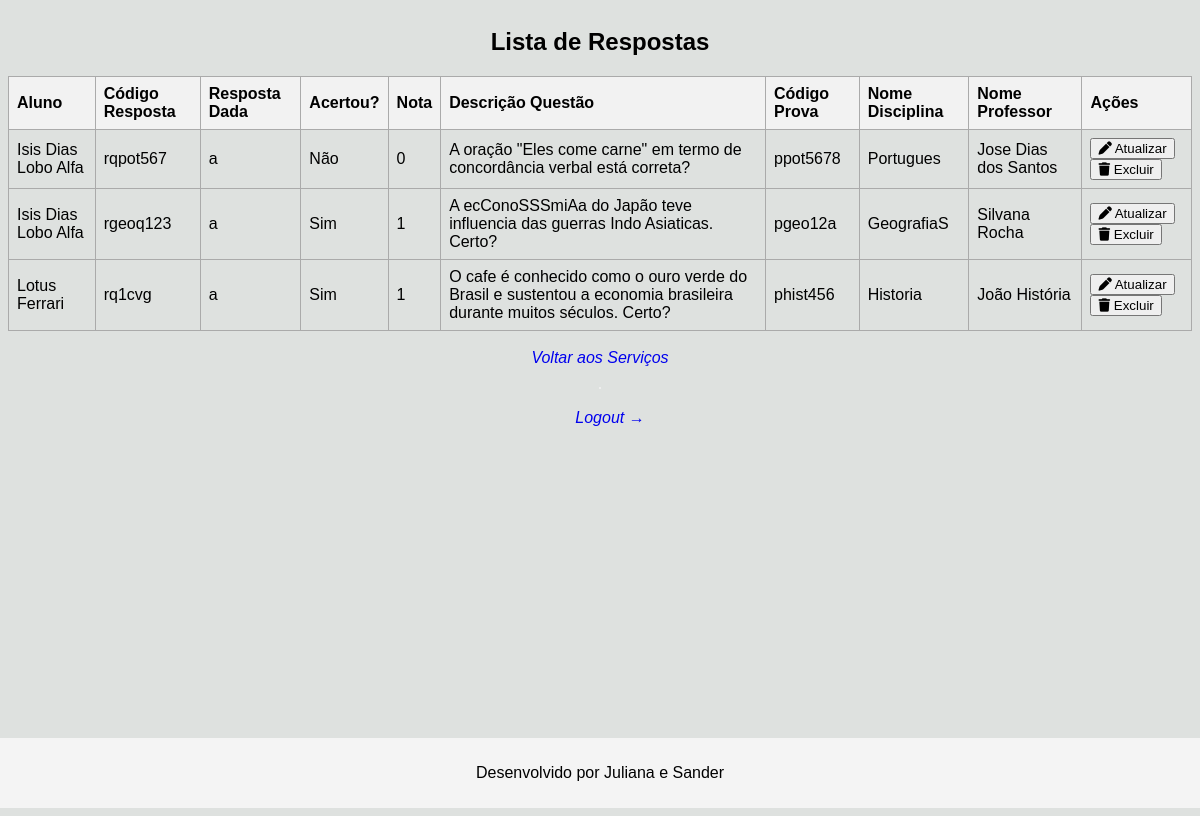
Page /index.php?controller=respostas&action=list (signed in) on the committed database.
### tables this page shows
CREATE TABLE IF NOT EXISTS `respostas` (
  `id_respostas` int(11) NOT NULL AUTO_INCREMENT,
  `codigoRespostas` varchar(100) NOT NULL,
  `respostaDada` varchar(45) NOT NULL,
  `acertou` varchar(45) NOT NULL,
  `nota` float NOT NULL,
  `Questoes_id_questao` int(11) NOT NULL,
  `Questoes_Prova_id_prova` int(11) NOT NULL,
  `Questoes_Prova_Disciplina_id_disciplina` int(11) NOT NULL,
  `Questoes_Prova_Disciplina_Professor_id_professor` int(11) NOT NULL,
  `Aluno_id_aluno` int(11) NOT NULL,
  PRIMARY KEY (`id_respostas`,`Questoes_id_questao`,`Questoes_Prova_id_prova`,`Questoes_Prova_Disciplina_id_disciplina`,`Questoes_Prova_Disciplina_Professor_id_professor`),
  KEY `fk_Respostas_Questoes1_idx` (`Questoes_id_questao`,`Questoes_Prova_id_prova`,`Questoes_Prova_Disciplina_id_disciplina`,`Questoes_Prova_Disciplina_Professor_id_professor`),
  KEY `Aluno_id_aluno` (`Aluno_id_aluno`),
  CONSTRAINT `fk_Respostas_Questoes1` FOREIGN KEY (`Questoes_id_questao`, `Questoes_Prova_id_prova`, `Questoes_Prova_Disciplina_id_disciplina`, `Questoes_Prova_Disciplina_Professor_id_professor`) REFERENCES `questoes` (`id_questao`, `Prova_id_prova`, `Prova_Disciplina_id_disciplina`, `Prova_Disciplina_Professor_id_professor`) ON DELETE NO ACTION ON UPDATE NO ACTION,
  CONSTRAINT `respostas_ibfk_1` FOREIGN KEY (`Aluno_id_aluno`) REFERENCES `aluno` (`id_aluno`)
);

CREATE TABLE IF NOT EXISTS `aluno` (
  `id_aluno` int(11) NOT NULL AUTO_INCREMENT,
  `matricula` varchar(100) NOT NULL,
  `nome` varchar(100) NOT NULL,
  `cpf` varchar(700) NOT NULL,
  `email` varchar(100) NOT NULL,
  `data_nascimento` date NOT NULL,
  `endereco` varchar(150) NOT NULL,
  `cidade` varchar(45) NOT NULL,
  `telefone` varchar(45) NOT NULL,
  `Turma_id_turma` int(11) NOT NULL,
  `senha` varchar(255) NOT NULL,
  PRIMARY KEY (`id_aluno`,`Turma_id_turma`),
  KEY `fk_Aluno_Turma1_idx` (`Turma_id_turma`),
  CONSTRAINT `fk_Aluno_Turma1` FOREIGN KEY (`Turma_id_turma`) REFERENCES `turma` (`id_turma`) ON DELETE NO ACTION ON UPDATE NO ACTION
);

CREATE TABLE IF NOT EXISTS `questoes` (
  `id_questao` int(11) NOT NULL AUTO_INCREMENT,
  `codigoQuestao` varchar(100) NOT NULL,
  `descricao` varchar(700) NOT NULL,
  `tipo_prova` varchar(100) NOT NULL,
  `Prova_id_prova` int(11) NOT NULL,
  `Prova_Disciplina_id_disciplina` int(11) NOT NULL,
  `Prova_Disciplina_Professor_id_professor` int(11) NOT NULL,
  PRIMARY KEY (`id_questao`,`Prova_id_prova`,`Prova_Disciplina_id_disciplina`,`Prova_Disciplina_Professor_id_professor`),
  KEY `fk_Questoes_Prova1_idx` (`Prova_id_prova`,`Prova_Disciplina_id_disciplina`,`Prova_Disciplina_Professor_id_professor`),
  CONSTRAINT `fk_Questoes_Prova1` FOREIGN KEY (`Prova_id_prova`, `Prova_Disciplina_id_disciplina`, `Prova_Disciplina_Professor_id_professor`) REFERENCES `prova` (`id_prova`, `Disciplina_id_disciplina`, `Disciplina_Professor_id_professor`) ON DELETE NO ACTION ON UPDATE NO ACTION
);

CREATE TABLE IF NOT EXISTS `prova` (
  `id_prova` int(11) NOT NULL AUTO_INCREMENT,
  `codigoProva` varchar(100) NOT NULL,
  `tipo_prova` varchar(100) NOT NULL,
  `disciplina` varchar(700) NOT NULL,
  `conteudo` varchar(100) NOT NULL,
  `data_prova` date NOT NULL,
  `professor` varchar(100) NOT NULL,
  `Disciplina_id_disciplina` int(11) NOT NULL,
  `Disciplina_Professor_id_professor` int(11) NOT NULL,
  PRIMARY KEY (`id_prova`,`Disciplina_id_disciplina`,`Disciplina_Professor_id_professor`),
  KEY `fk_Prova_Disciplina1_idx` (`Disciplina_id_disciplina`,`Disciplina_Professor_id_professor`),
  CONSTRAINT `fk_Prova_Disciplina1` FOREIGN KEY (`Disciplina_id_disciplina`, `Disciplina_Professor_id_professor`) REFERENCES `disciplina` (`id_disciplina`, `Professor_id_professor`) ON DELETE NO ACTION ON UPDATE NO ACTION
);

CREATE TABLE IF NOT EXISTS `disciplina` (
  `id_disciplina` int(11) NOT NULL AUTO_INCREMENT,
  `codigoDisciplina` varchar(100) NOT NULL,
  `nome` varchar(100) NOT NULL,
  `carga_horaria` varchar(700) NOT NULL,
  `professor` varchar(100) NOT NULL,
  `descricao` varchar(700) NOT NULL,
  `semestre_periodo` varchar(150) NOT NULL,
  `Professor_id_professor` int(11) NOT NULL,
  `Turma_id_turma` int(11) NOT NULL,
  PRIMARY KEY (`id_disciplina`,`Professor_id_professor`),
  KEY `fk_Disciplina_Professor1_idx` (`Professor_id_professor`),
  KEY `fk_Turma1_idx` (`Turma_id_turma`),
  CONSTRAINT `fk_Disciplina_Professor1` FOREIGN KEY (`Professor_id_professor`) REFERENCES `professor` (`id_professor`) ON DELETE NO ACTION ON UPDATE NO ACTION,
  CONSTRAINT `fk_Turma1` FOREIGN KEY (`Turma_id_turma`) REFERENCES `turma` (`id_turma`) ON DELETE NO ACTION ON UPDATE NO ACTION
);

CREATE TABLE IF NOT EXISTS `professor` (
  `id_professor` int(11) NOT NULL AUTO_INCREMENT,
  `registroProfessor` varchar(100) NOT NULL,
  `nome` varchar(100) NOT NULL,
  `email` varchar(100) NOT NULL,
  `endereco` varchar(100) NOT NULL,
  `telefone` varchar(45) NOT NULL,
  `senha` varchar(255) NOT NULL,
  PRIMARY KEY (`id_professor`)
);

### controllers/Respostas_controller.php (called while the page is built, shortened)
<?php
require_once __DIR__ . '/../models/Respostas_model.php';
class Respostas_controller {
    private $respostaModel;
    public function __construct($conexao) {
        $this->conexao = $conexao;
        $this->respostaModel = new RespostaModel($this->conexao);
    }
    public function list() {
        $respostas = $this->respostaModel->getAllRespostasDetailed();
        include __DIR__ . '/../views/respostas/List.php';
    }
}

### models/Respostas_model.php (called while the page is built, shortened)
<?php
class RespostaModel {
    private $db;
    public function __construct(PDO $conexao) {
        $this->db = $conexao;
    }
    public function getAllRespostasDetailed() {
        $stmt = $this->db->query("
            SELECT
                a.nome AS nome_aluno,
                r.id_respostas,
                r.codigoRespostas,
                r.respostaDada,
                r.acertou,
                r.nota,
                q.descricao AS descricao_questao,
                p.codigoProva AS codigo_prova,
                d.nome AS nome_disciplina,
                prof.nome AS nome_professor
            FROM respostas r
            JOIN aluno a ON r.Aluno_id_aluno = a.id_aluno
            JOIN questoes q ON r.Questoes_id_questao = q.id_questao
            JOIN prova p ON r.Questoes_Prova_id_prova = p.id_prova
            JOIN disciplina d ON r.Questoes_Prova_Disciplina_id_disciplina = d.id_disciplina
            JOIN professor prof ON r.Questoes_Prova_Disciplina_Professor_id_professor = prof.id_professor
            ORDER BY a.nome;
        ");
        return $stmt->fetchAll(PDO::FETCH_ASSOC);
    }
}

### views/respostas/List.php (the view, shortened to what this page needs)
<!DOCTYPE html>
<html lang="pt-BR">
<head>
    <link rel="stylesheet" href="public/css/style.css">
    <link rel="stylesheet" href="https://cdnjs.cloudflare.com/ajax/libs/font-awesome/6.0.0/css/all.min.css"
 />
</head>
<body class="servicos_forms">
    <h2>Lista de Respostas</h2>
    <table border="1" cellpadding="5" cellspacing="0">
        <thead>
            <tr>
                <th>Aluno</th>
                <th>Código Resposta</th>
                <th>Resposta Dada</th>
                <th>Acertou?</th>
                <th>Nota</th>
                <th>Descrição Questão</th>
                <th>Código Prova</th>
                <th>Nome Disciplina</th>
                <th>Nome Professor</th>
                <th>Ações</th>
            </tr>
        </thead>
        <tbody>
            <?php
            if (!empty($respostas)):
                foreach ($respostas as $resposta):
                    $id_resposta = htmlspecialchars($resposta['id_respostas']);
            ?>
                <tr>
                    <td><?= htmlspecialchars($resposta['nome_aluno']) ?></td>
                    <td><?= htmlspecialchars($resposta['codigoRespostas']) ?></td>
                    <td><?= htmlspecialchars($resposta['respostaDada']) ?></td>
                    <td><?= (htmlspecialchars($resposta['acertou']) ? 'Sim' : 'Não') ?></td>
                    <td><?= htmlspecialchars($resposta['nota']) ?></td>
                    <td><?= htmlspecialchars($resposta['descricao_questao']) ?></td>
                    <td><?= htmlspecialchars($resposta['codigo_prova']) ?></td>
                    <td><?= htmlspecialchars($resposta['nome_disciplina']) ?></td>
                    <td><?= htmlspecialchars($resposta['nome_professor']) ?></td>
                    <td id='buttons-wrapper'>
                        <button onclick='atualizarResposta("<?= $id_resposta ?>")'><i class='fa-solid fa-pen'></i> Atualizar</button>
                        <button onclick='excluirResposta("<?= $id_resposta ?>")'><i class='fa-solid fa-trash'></i> Excluir</button>
                    </td>
                </tr>
            <?php
                endforeach;
            else:
            ?>
                <tr><td colspan='10'>Nenhuma resposta encontrada.</td></tr>
            <?php endif; ?>
        </tbody>
    </table>
    <br>
    <a href="index.php?controller=professor&action=showServicesPage">Voltar aos Serviços</a>
    <hr>
    <a href="index.php?controller=auth&action=logout" style="margin-left:20px;">Logout →</a>
</body>
<footer>
    <p>Desenvolvido por Juliana e Sander</p>
</footer>
</html>

### public/css/style.css (style rules this page uses)
footer { margin-top: auto; margin-bottom: 0%; text-align: center; padding: 10px; background-color: #f4f4f4; max-width: 100%; width: 100%; }
hr { border: 1px solid #eee; margin: 20px 0; }
a { text-decoration: none; font-style: italic; }
.servicos_forms { background-color: #dee1df; display: flex; flex-direction: column; min-height: 100vh; align-items: center; font-family: sans-serif; }
table { width: 100%; border-collapse: collapse; font-size: sans-serif; }
th, td { border: 1px solid #aaa; padding: 8px; text-align: left; }
th { background-color: #f2f2f2; font-weight: bold; }
tbody tr { border-bottom: 1px solid #aaa; }
tbody tr:last-child { border-bottom: none; }

### rows in the picture
respostas: aluno.nome "Isis Dias Lobo Alfa", codigoRespostas "rqpot567", respostaDada "a", acertou "Não", nota "0", questoes.descricao "A oração \"Eles come carne\" em termo de concordância verbal está correta?", prova.codigoProva "ppot5678", disciplina.nome "Portugues", professor.nome "Jose Dias dos Santos"
respostas: aluno.nome "Isis Dias Lobo Alfa", codigoRespostas "rgeoq123", respostaDada "a", acertou "Sim", nota "1", questoes.descricao "A ecConoSSSmiAa do Japão teve influencia das guerras Indo Asiaticas. Certo?", prova.codigoProva "pgeo12a", disciplina.nome "GeografiaS", professor.nome "Silvana Rocha"
respostas: aluno.nome "Lotus Ferrari", codigoRespostas "rq1cvg", respostaDada "a", acertou "Sim", nota "1", questoes.descricao "O cafe é conhecido como o ouro verde do Brasil e sustentou a economia brasileira durante muitos séculos. Certo?", prova.codigoProva "phist456", disciplina.nome "Historia", professor.nome "João História"
